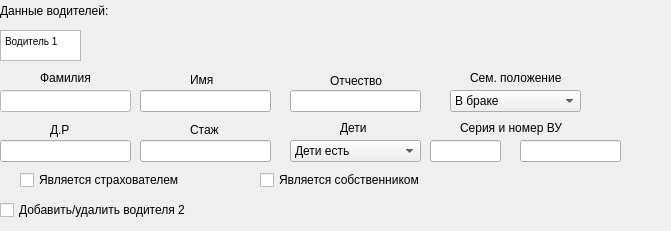
      <widget class="QWidget" name="driver1_data" native="true">
       <property name="geometry">
        <rect>
         <x>10</x>
         <y>300</y>
         <width>671</width>
         <height>231</height>
        </rect>
       </property>
       <property name="styleSheet">
        <string notr="true"/>
       </property>
       <widget class="QCheckBox" name="driver1_owner">
        <property name="geometry">
         <rect>
          <x>260</x>
          <y>170</y>
          <width>181</width>
          <height>20</height>
         </rect>
        </property>
        <property name="text">
         <string>Является собственником</string>
        </property>
       </widget>
       <widget class="QLabel" name="label_2">
        <property name="geometry">
         <rect>
          <x>40</x>
          <y>70</y>
          <width>61</width>
          <height>16</height>
         </rect>
        </property>
        <property name="text">
         <string>Фамилия</string>
        </property>
        <property name="buddy">
         <cstring>driver1_last_name</cstring>
        </property>
       </widget>
       <widget class="QLabel" name="label_5">
        <property name="geometry">
         <rect>
          <x>190</x>
          <y>120</y>
          <width>31</width>
          <height>20</height>
         </rect>
        </property>
        <property name="text">
         <string>Стаж</string>
        </property>
        <property name="buddy">
         <cstring>driver1_driver_age</cstring>
        </property>
       </widget>
       <widget class="QLineEdit" name="driver1_middle_name">
        <property name="geometry">
         <rect>
          <x>290</x>
          <y>90</y>
          <width>131</width>
          <height>22</height>
         </rect>
        </property>
       </widget>
       <widget class="QLabel" name="label_6">
        <property name="geometry">
         <rect>
          <x>330</x>
          <y>70</y>
          <width>55</width>
          <height>21</height>
         </rect>
        </property>
        <property name="text">
         <string>Отчество</string>
        </property>
        <property name="buddy">
         <cstring>driver1_middle_name</cstring>
        </property>
       </widget>
       <widget class="QLineEdit" name="driver1_birthday_date">
        <property name="geometry">
         <rect>
          <x>0</x>
          <y>140</y>
          <width>131</width>
          <height>22</height>
         </rect>
        </property>
       </widget>
       <widget class="QLineEdit" name="driver1_last_name">
        <property name="geometry">
         <rect>
          <x>0</x>
          <y>90</y>
          <width>131</width>
          <height>22</height>
         </rect>
        </property>
        <property name="styleSheet">
         <string notr="true">background-color: rgb(255, 255, 255);</string>
        </property>
       </widget>
       <widget class="QLabel" name="label_3">
        <property name="geometry">
         <rect>
          <x>50</x>
          <y>120</y>
          <width>21</width>
          <height>20</height>
         </rect>
        </property>
        <property name="text">
         <string>Д.Р</string>
        </property>
        <property name="buddy">
         <cstring>driver1_birthday_date</cstring>
        </property>
       </widget>
       <widget class="QCheckBox" name="driver1_insured">
        <property name="geometry">
         <rect>
          <x>20</x>
          <y>170</y>
          <width>181</width>
          <height>20</height>
         </rect>
        </property>
        <property name="text">
         <string>Является страхователем</string>
        </property>
       </widget>
       <widget class="QLineEdit" name="driver1_driver_age">
        <property name="geometry">
         <rect>
          <x>140</x>
          <y>140</y>
          <width>131</width>
          <height>22</height>
         </rect>
        </property>
       </widget>
       <widget class="QLabel" name="label_4">
        <property name="geometry">
         <rect>
          <x>190</x>
          <y>70</y>
          <width>31</width>
          <height>20</height>
         </rect>
        </property>
        <property name="text">
         <string>Имя</string>
        </property>
        <property name="buddy">
         <cstring>driver1_main_name</cstring>
        </property>
       </widget>
       <widget class="QLineEdit" name="driver1_main_name">
        <property name="geometry">
         <rect>
          <x>140</x>
          <y>90</y>
          <width>131</width>
          <height>22</height>
         </rect>
        </property>
       </widget>
       <widget class="QTextBrowser" name="driver1_text_tip">
        <property name="geometry">
         <rect>
          <x>0</x>
          <y>30</y>
          <width>81</width>
          <height>31</height>
         </rect>
        </property>
        <property name="html">
         <string>&lt;!DOCTYPE HTML PUBLIC &quot;-//W3C//DTD HTML 4.0//EN&quot; &quot;http://www.w3.org/TR/REC-html40/strict.dtd&quot;&gt;
&lt;html&gt;&lt;head&gt;&lt;meta name=&quot;qrichtext&quot; content=&quot;1&quot; /&gt;&lt;style type=&quot;text/css&quot;&gt;
p, li { white-space: pre-wrap; }
&lt;/style&gt;&lt;/head&gt;&lt;body style=&quot; font-family:'MS Shell Dlg 2'; font-size:7.8pt; font-weight:400; font-style:normal;&quot;&gt;
&lt;p style=&quot; margin-top:0px; margin-bottom:0px; margin-left:0px; margin-right:0px; -qt-block-indent:0; text-indent:0px;&quot;&gt;Водитель 1&lt;/p&gt;&lt;/body&gt;&lt;/html&gt;</string>
        </property>
       </widget>
       <widget class="QComboBox" name="driver1_child">
        <property name="geometry">
         <rect>
          <x>290</x>
          <y>140</y>
          <width>131</width>
          <height>22</height>
         </rect>
        </property>
        <item>
         <property name="text">
          <string>Дети есть</string>
         </property>
        </item>
        <item>
         <property name="text">
          <string>Детей нет</string>
         </property>
        </item>
       </widget>
       <widget class="QLabel" name="label_21">
        <property name="geometry">
         <rect>
          <x>340</x>
          <y>120</y>
          <width>41</width>
          <height>16</height>
         </rect>
        </property>
        <property name="text">
         <string>Дети</string>
        </property>
       </widget>
       <widget class="QComboBox" name="driver1_status">
        <property name="geometry">
         <rect>
          <x>450</x>
          <y>90</y>
          <width>131</width>
          <height>22</height>
         </rect>
        </property>
        <item>
         <property name="text">
          <string>В браке</string>
         </property>
        </item>
        <item>
         <property name="text">
          <string>Не в браке</string>
         </property>
        </item>
       </widget>
       <widget class="QLabel" name="label_22">
        <property name="geometry">
         <rect>
          <x>470</x>
          <y>70</y>
          <width>101</width>
          <height>16</height>
         </rect>
        </property>
        <property name="text">
         <string>Сем. положение</string>
        </property>
       </widget>
       <widget class="QLineEdit" name="driver1_license_number">
        <property name="geometry">
         <rect>
          <x>430</x>
          <y>140</y>
          <width>71</width>
          <height>22</height>
         </rect>
        </property>
       </widget>
       <widget class="QLineEdit" name="driver1_license_series">
        <property name="geometry">
         <rect>
          <x>520</x>
          <y>140</y>
          <width>101</width>
          <height>22</height>
         </rect>
        </property>
       </widget>
       <widget class="QLabel" name="label_23">
        <property name="geometry">
         <rect>
          <x>460</x>
          <y>120</y>
          <width>111</width>
          <height>16</height>
         </rect>
        </property>
        <property name="text">
         <string>Серия и номер ВУ</string>
        </property>
       </widget>
       <widget class="QLabel" name="label_15">
        <property name="geometry">
         <rect>
          <x>0</x>
          <y>0</y>
          <width>131</width>
          <height>21</height>
         </rect>
        </property>
        <property name="text">
         <string>Данные водителей:</string>
        </property>
        <property name="buddy">
         <cstring>grz</cstring>
        </property>
       </widget>
       <widget class="QCheckBox" name="driver2_add_box">
        <property name="geometry">
         <rect>
          <x>0</x>
          <y>200</y>
          <width>211</width>
          <height>20</height>
         </rect>
        </property>
        <property name="text">
         <string>Добавить/удалить водителя 2</string>
        </property>
       </widget>
      </widget>
